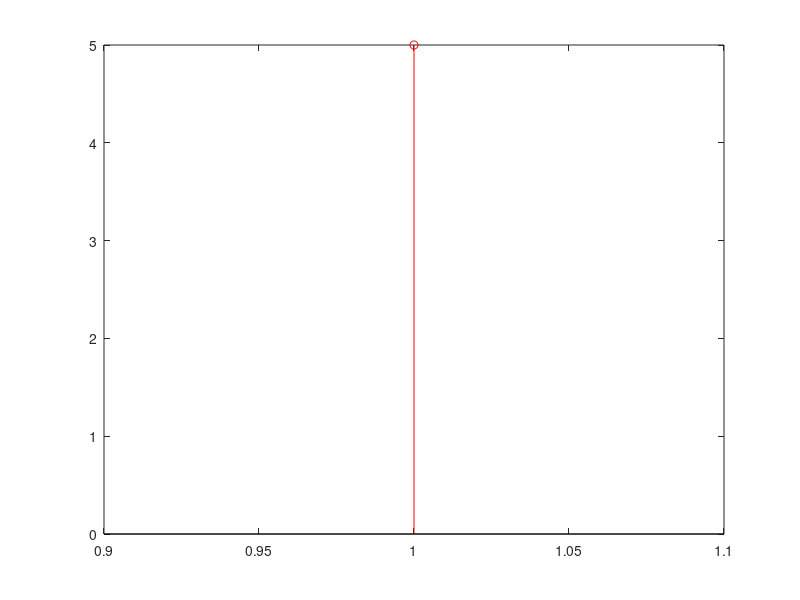
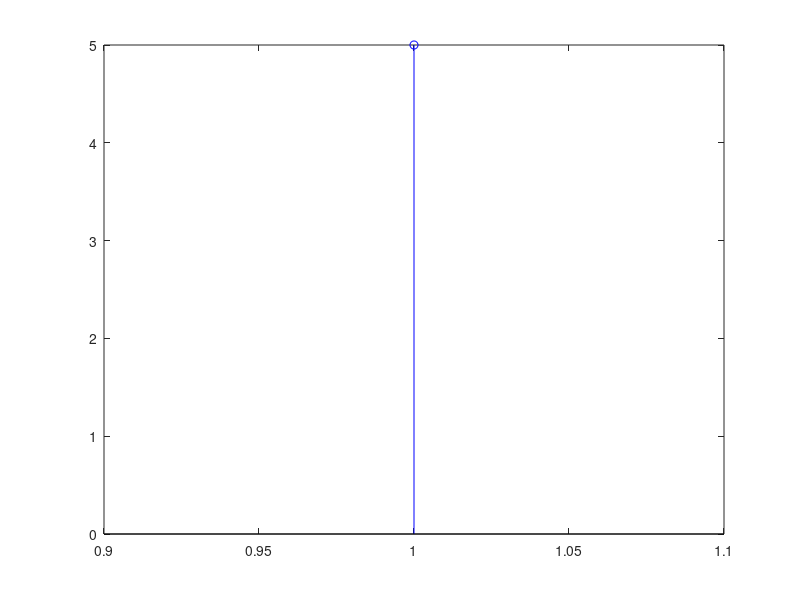
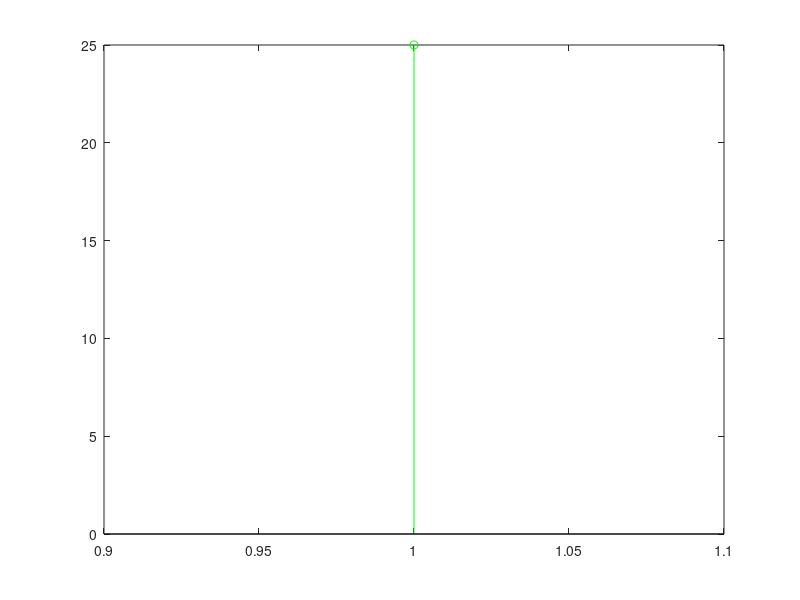

The MATLAB source for these figures, in order:
clc;
close all;
x=input('Enter the first sequence');
h=input('Enter the second sequence');
L=length(x);
M=length(h);
len_y=L+M-1;
y=zeros(1,len_y);
for i=0:len_y
  for j=0:len_y
    if (i-j+1)>0 && (i-j+1)<=M && (j+1)<=L
      y(i+1)=y(i+1)+x(j+1)*h(i-j+1);
    endif
  endfor
endfor
disp('The convolution result is ');
disp(y);
stem(x,'r');
figure;
stem(h,'b');
figure;
stem(y,'g');
figure;
